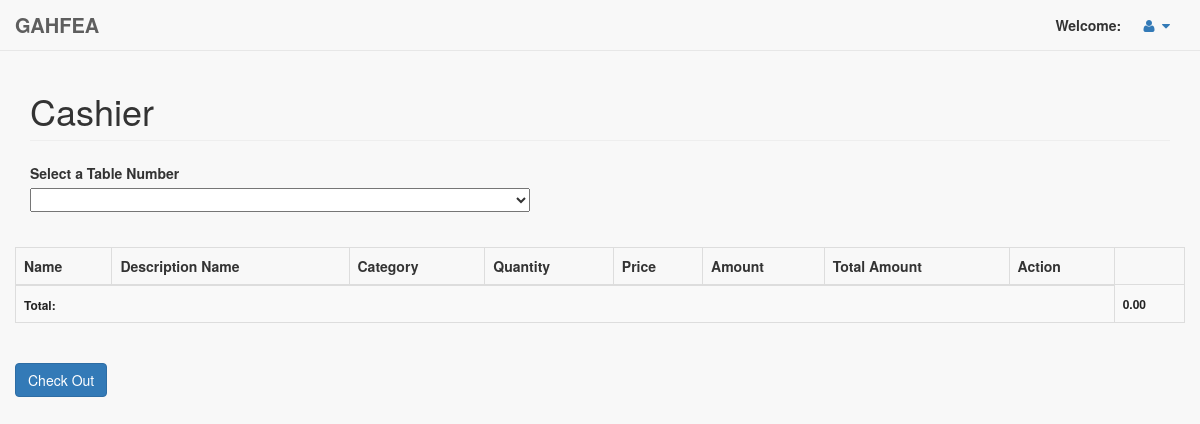
Before: /pages/cashier/sales.php?invoice=RS-253992&table_number=1 with the older database file.
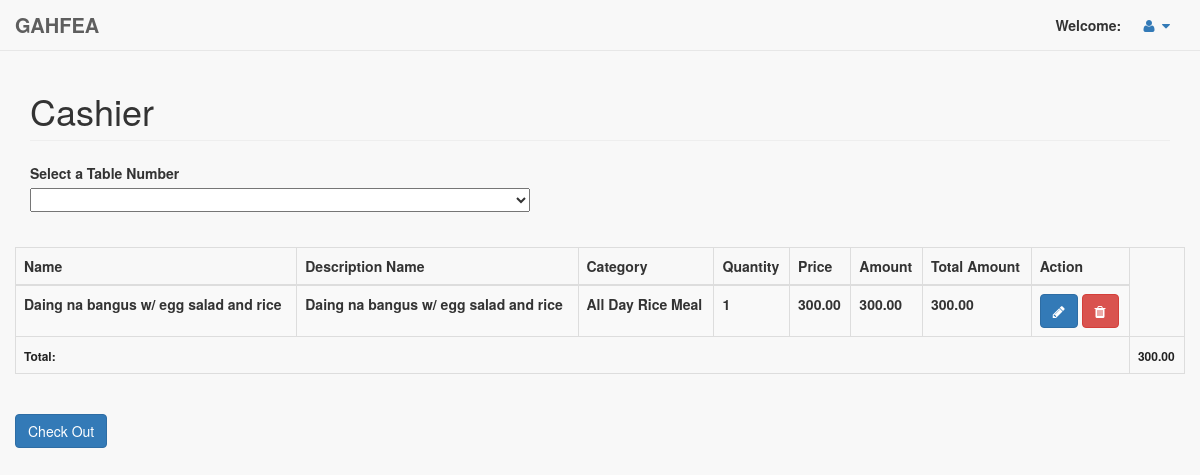
After: the same page with the newer database file.
### tables this page shows
CREATE TABLE `sales_order` (
  `transaction_id` int(11) NOT NULL,
  `invoice` varchar(100) NOT NULL,
  `product` varchar(100) NOT NULL,
  `qty` varchar(100) NOT NULL,
  `amount` varchar(100) NOT NULL,
  `name` varchar(100) NOT NULL,
  `price` varchar(100) NOT NULL,
  `discount` varchar(100) NOT NULL,
  `category` varchar(100) NOT NULL,
  `date` varchar(25) NOT NULL,
  `omonth` varchar(25) NOT NULL,
  `oyear` varchar(25) NOT NULL,
  `qtyleft` varchar(25) NOT NULL,
  `dname` varchar(50) NOT NULL,
  `vat` varchar(20) NOT NULL,
  `total_amount` varchar(30) NOT NULL,
  `table_number` varchar(25) NOT NULL,
  `order_status` varchar(100) NOT NULL
);

### pages/cashier/sales.php (the view, shortened to what the changed rows need)
<!DOCTYPE html>
<html lang="en">
<head>
  <link href="vendor/bootstrap/css/bootstrap.min.css" rel="stylesheet">
  <link href="vendor/metisMenu/metisMenu.min.css" rel="stylesheet">
  <link href="dist/css/sb-admin-2.css" rel="stylesheet">
  <link href="vendor/font-awesome/css/font-awesome.min.css" rel="stylesheet" type="text/css">
        <link href="src/facebox.css" media="screen" rel="stylesheet" type="text/css" />
      </head>
      <body>
        <?php include('navfixed.php');
         function formatMoney($number, $fractional=false) {
          if ($fractional) {
            $number = sprintf('%.2f', $number);
          }
          while (true) {
            $replaced = preg_replace('/(-?\d+)(\d\d\d)/', '$1,$2', $number);
            if ($replaced != $number) {
              $number = $replaced;
            } else {
              break;
            }
          }
          return $number;
        }
        ?>
        <div class="container">
          <div class="row">
            <div class="col-lg-12">
              <h1 class="page-header">Cashier</h1>
            </div>
                <?php
                if (isset($_GET['invoice']) && isset($_GET['table_number']) ){
                  echo '
                  <table width="100%" class="table table-striped table-bordered table-hover" id="dataTables-example">
                  <thead>
                    <tr>
                      <th> Name </th>
                      <th> Description Name </th>
                      <th> Category </th>
                      <th> Quantity </th>
                      <th> Price </th>
                      <!-- <th> Discount </th>
                      <th> VAT </th> -->
                      <th> Amount </th>
                      <th> Total Amount </th>
                      <th> Action </th>
                    </tr>
                  </thead>
                  <tbody>
                    ';
                    include('connect.php');
                    $id = $_GET['invoice'];
                    $result = $db->prepare("SELECT * FROM sales_order WHERE invoice = :invoiceid && order_status = 'served' && order_status != ''");
                    $result->bindParam(':invoiceid', $id);
                    $result->execute();
                    for($i=0; $row = $result->fetch(); $i++){
                      ?>
                      <tr class="record">
                        <td><?php echo $row['name']; ?></td>
                        <td><?php echo $row['dname']; ?></td>
                        <td><?php echo $row['category']; ?></td>
                        <td><?php echo $row['qty']; ?></td>
                        <td>
                          <?php
                          $ppp=$row['price'];
                          echo formatMoney($ppp, true);
                          ?>
                        </td>
                        <td>
                          <?php
                          $ccc=$row['amount'];
                          echo formatMoney($ccc, true);
                          ?>
                        </td>
                        <td>
                          <?php
                          $dfdf=$row['total_amount'];
                          echo formatMoney($dfdf, true);
                          ?>
                        </td>
                        <td><a rel="facebox" class="btn btn-primary" href="editorder.php?id=<?php echo $row['transaction_id']; ?>">
                                      <i class = "fa fa-pencil"></i>
                                  </a>
                                  <a href="#" id="<?php echo $row['transaction_id']; ?>" class="btn btn-danger delbutton" title="Click To Delete">
                                      <i class="fa fa-trash"></i>
                                  </a>
                        </td>
                        </tr>
                        <?php
                  }
                ?>
                <tr>
                  <td colspan="4"><strong style="font-size: 12px; color: #222222;">
                    <?php
                    $sdsd=$_GET['invoice'];
                    $resultas = $db->prepare("SELECT sum(total_amount) FROM sales_order WHERE invoice= :a && order_status = 'served' && order_status != 'paid' && order_status != ''");
                    $resultas->bindParam(':a', $sdsd);
                    $resultas->execute();
                    for($i=0; $rowas = $resultas->fetch(); $i++){
                      $fgfg=$rowas['sum(total_amount)'];
                      echo formatMoney($fgfg, true);
                    }
                  }   ?>
                  </strong></td>
                </tr>
              </tbody>
            </table><br>
          </div>
        </div>
      <link href="vendor/chosen.min.css" rel="stylesheet" media="screen">
    </body>
    </html>

Changed rows visible on the page:
added sales_order: name "Daing na bangus w/ egg salad and rice", dname "Daing na bangus w/ egg salad and rice", category "All Day Rice Meal", qty "1", price "300.00", amount "300.00", total_amount "300.00"
Other visible differences:
new list line: "300.00"
list line gone: "0.00"
